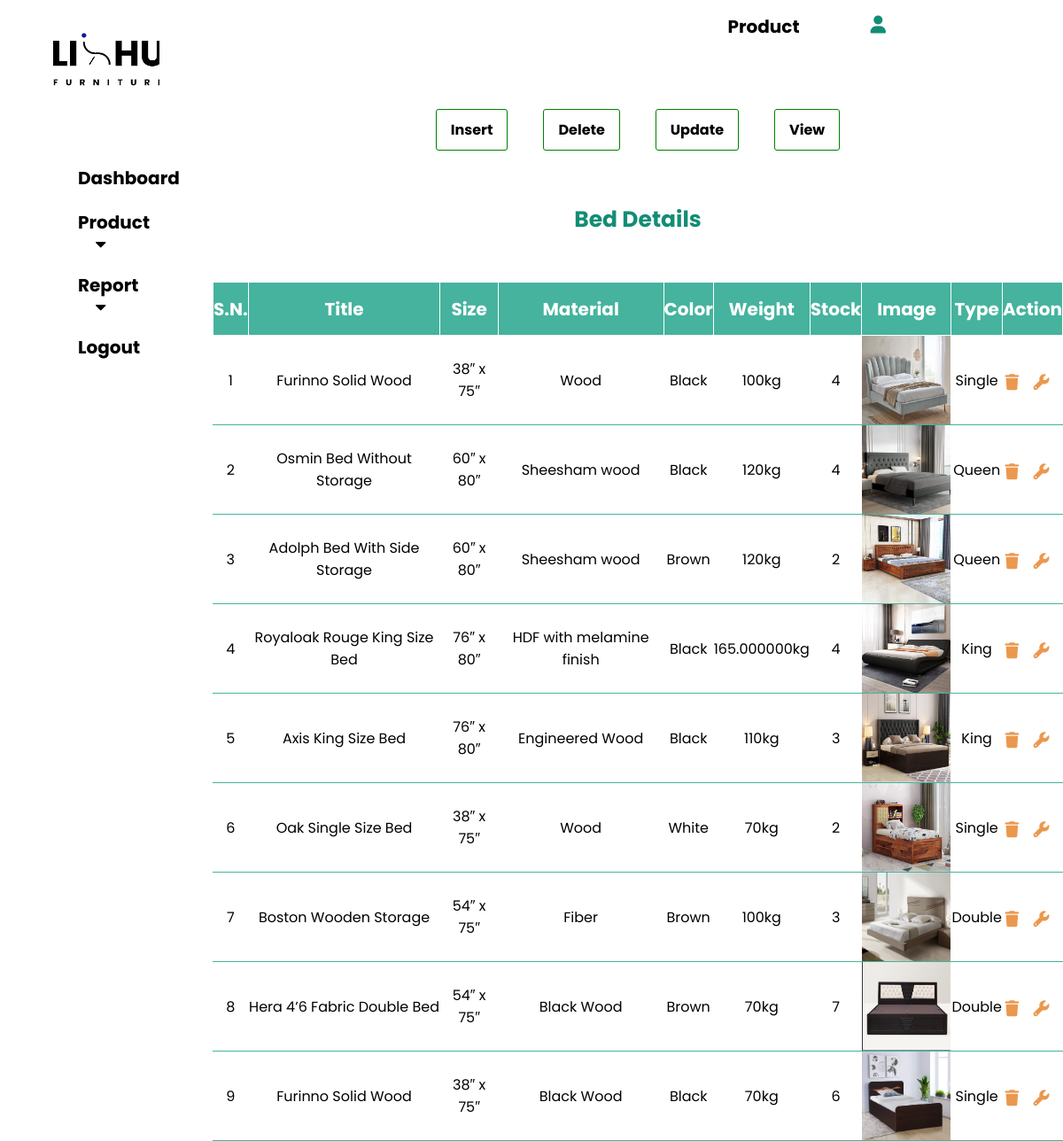
Page /layout/bed_table.php on the committed database.
### tables this page shows
CREATE TABLE `bed_tbl` (
  `id` int(20) NOT NULL,
  `Title` varchar(100) NOT NULL,
  `Size` varchar(100) NOT NULL,
  `Material` varchar(100) NOT NULL,
  `Color` varchar(100) NOT NULL,
  `Weight` varchar(100) NOT NULL,
  `Stock` varchar(100) NOT NULL,
  `Image` varchar(100) NOT NULL,
  `Type` varchar(100) NOT NULL
);

### layout/bed_table.php (the view, shortened to what this page needs)
    <?php include 'header.php';?>
<!DOCTYPE html>
<html>
<head>
	<link rel="stylesheet" type="text/css" href="css/all.min.css">
    <link rel="stylesheet" href="https://cdnjs.cloudflare.com/ajax/libs/font-awesome/5.15.2/css/all.min.css"/>
    <link rel="stylesheet" href="http://maxcdn.bootstrapcdn.com/font-awesome/4.2.0/css/font-awesome.min.css">
</head>
<body>
        <div class="opt1">
            <a href="bed_form.php">Insert</a>
            <a href="bed_table.php">Delete</a>
            <a href="bed_table.php">Update</a>
            <a href="bed_table.php">View</a>
        </div>
		<div class="tbl">
            <div class="hd">
                <h1>Bed Details</h1>
            </div>
            <div class="down">
                <table>
                    <tr>
                        <th>S.N.</th>
                        <th>Title</th>
                        <th>Size</th>
                        <th>Material</th>
                        <th>Color</th>
                        <th>Weight</th>
                        <th>Stock</th>
                        <th>Image</th>
                        <th>Type</th>
                        <th>Action</th>
                    </tr>
                    <?php
                        $conn=mysqli_connect('localhost','root','');
                        $select_result = mysqli_query($conn,"SELECT * from bed_tbl Order By id Desc");
                        $total_rows = mysqli_num_rows($select_result);
                        if($total_rows>0)
                        {
                            $sn = 1;
                    ?>
                            <?php
                                while($row=mysqli_fetch_assoc($select_result))
                                {
                                    ?>
                                    <tr>
                                        <td>
                                            <?php echo $sn++; ?>
                                        </td>
                                        <td>
                                            <?php echo $row['Title'];?>
                                        </td>
                                        <td>
                                            <?php echo $row['Size'];?>
                                        </td>
                                        <td>
                                            <?php echo $row['Material'];?>
                                        </td>
                                        <td>
                                            <?php echo $row['Color'];?>
                                        </td>
                                        <td>
                                            <?php echo $row['Weight'];?>kg
                                        </td>
                                        <td>
                                            <?php echo $row['Stock'];?>
                                        </td>
                                        <td>
                                            <img src="<?php echo $row['Image'];?>" width=100px height=100px>
                                        </td>
                                        <td>
                                            <?php echo $row['Type'];?>
                                        </td>
                                        <td>
                                            <a href="delete_bed.php?a_id=<?php echo $row['id'];?>" value="Delete" title="Delete" onclick="return confirm('Are you sure you want to delete this Data?');"><input type="button" name="delete" value="Delete"><i class="fa-solid fa-trash"></i></a>
                                            <a href="update_bed_form.php?a_id=<?php echo $row['id'];?>" title="Edit" ><input type="button" name="editabout" value="Edit"><i class="fa-solid fa-wrench"></i></a>
                                        </td>
                                    </tr>
                <?php }}
                             ?>
                </table>
            </div>
        </div>
</body>
</html>

### layout/header.php (shortened to what this page needs)
<!DOCTYPE html>
<html>
<head>
    <link rel="stylesheet" type="text/css" href="css/all.min.css">
    <link rel="stylesheet" href="https://cdnjs.cloudflare.com/ajax/libs/font-awesome/5.15.2/css/all.min.css"/>
    <link rel="stylesheet" href="http://maxcdn.bootstrapcdn.com/font-awesome/4.2.0/css/font-awesome.min.css">
</head>
<body>
    <div class="container">
        <div class="side-bar">
            <div class="top">
                <a href="admin.php"><img src="image/logo.png"></a>
            </div>
            <ul class="sidenav">
                  <a href="admin.php">Dashboard</a>
                  <button class="dropdown-btn">Product
                        <i class="fa fa-caret-down"></i>
                  </button>
                  <button class="dropdown-btn">Report
                        <i class="fa fa-caret-down"></i>
                  </button>
                  <a href="logout.php">Logout</a>
            </ul>
        </div>
        <div class="nav">
            <ul class="tp">
                <li class="pd"><a href="product_table.php">Product</a></li>
                <li class="pd1"><a href="info.php"><i class="fa-solid fa-user"></i></a></li>
            </ul>
        </div>
    </div>
</body>
</html>

### layout/header.php (style rules this page uses)
* { padding: 0; margin: 0; text-decoration: none; list-style: none; box-sizing: border-box; font-family: 'Poppins', sans-serif; }

### layout/bed_table.php (style rules this page uses)
* { padding: 0; margin: 0; text-decoration: none; list-style: none; box-sizing: border-box; font-family: 'Poppins', sans-serif; }
.opt1 { height: 100px; width: 80%; float: right; margin-top: 8%; justify-content: center; align-items: center; display: flex; }
.opt1 a { text-decoration: none; margin: 20px; float: right; border: 1px solid green; padding: 10px 16px; border-radius: 3px; color: #000; font-size: 16px; font-weight: bold; }
.tbl { height: 600px; width: 80%; float: right; margin-top: 1%; }
.tbl .hd { height: 80px; width: 100%; display: flex; justify-content: center; align-items: center; }
h1 { font-size: 25px; font-weight: bold; text-align: center; color: #138D75; }
.down { margin-top: 30px; width: 100%; height: 90%; }
table { border-collapse: collapse; width: 100%; table-layout: auto; }
.down table th { background-color: #45B39D; color: #fff; height: 60px; font-size: 20px; }
table td { height: 100px; background-color: #fff; color: #000; border-bottom: 1px solid #45B39D; border-radius: 3px; }
table td i { color: #EB984E; margin-top: 8px; margin-right: 12px; font-size: 18px; }

### rows in the picture
bed_tbl: Title "Furinno Solid Wood", Size "38″ x 75″", Material "Wood", Color "Black", Weight "100", Stock "4", Image (picture), Type "Single"
bed_tbl: Title "Osmin Bed Without Storage", Size "60″ x 80″", Material "Sheesham wood", Color "Black", Weight "120", Stock "4", Image (picture), Type "Queen"
bed_tbl: Title "Adolph Bed With Side Storage", Size "60″ x 80″", Material "Sheesham wood", Color "Brown", Weight "120", Stock "2", Image (picture), Type "Queen"
bed_tbl: Title "Royaloak Rouge King Size Bed", Size "76″ x 80″", Material "HDF with melamine finish", Color "Black", Weight "165.000000", Stock "4", Image (picture), Type "King"
bed_tbl: Title "Axis King Size Bed", Size "76″ x 80″", Material "Engineered Wood", Color "Black", Weight "110", Stock "3", Image (picture), Type "King"
bed_tbl: Title "Oak Single Size Bed", Size "38″ x 75″", Material "Wood", Color "White", Weight "70", Stock "2", Image (picture), Type "Single"
bed_tbl: Title "Boston Wooden Storage", Size "54″ x 75″", Material "Fiber", Color "Brown", Weight "100", Stock "3", Image (picture), Type "Double"
bed_tbl: Title "Hera 4’6 Fabric Double Bed", Size "54″ x 75″", Material "Black Wood", Color "Brown", Weight "70", Stock "7", Image (picture), Type "Double"
bed_tbl: Title "Furinno Solid Wood", Size "38″ x 75″", Material "Black Wood", Color "Black", Weight "70", Stock "6", Image (picture), Type "Single"
